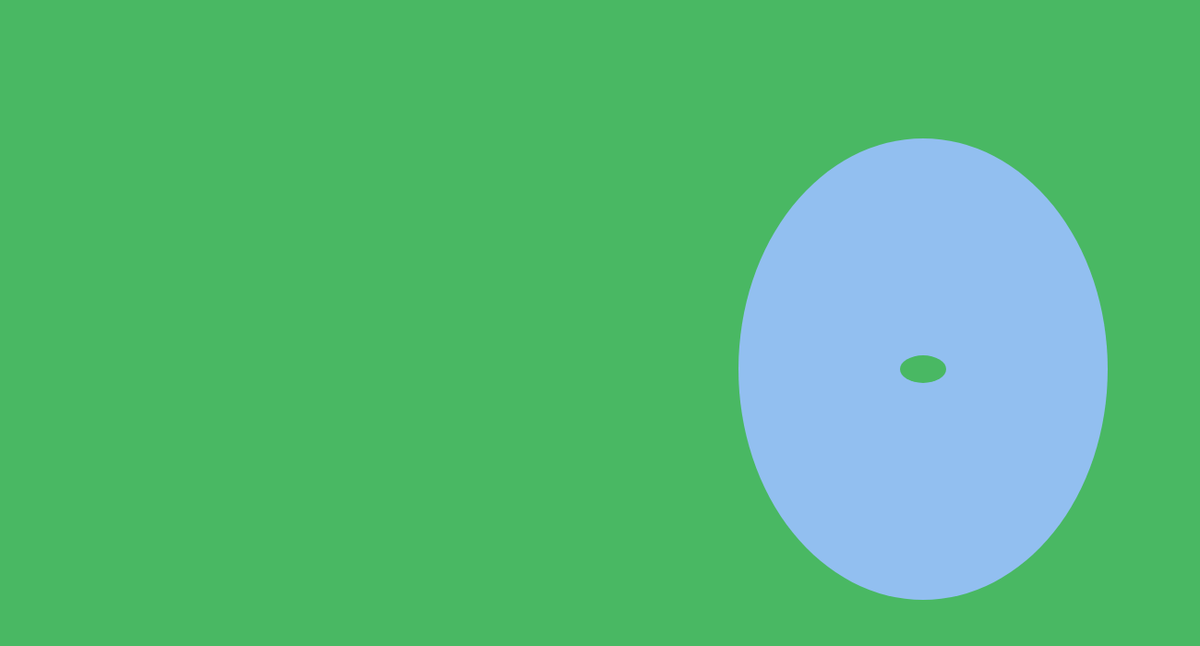
Frame 1 (no input)
Frame 60 (no input): identical to frame 1, image omitted
Frame 120 (the mouse pressed at the canvas centre since frame 60): identical to frame 1, image omitted

The p5.js sketch that drew this single still picture (run headless with seeded random() and noise() and a simulated clock; from frame 60 on, the mouse is pressed at the canvas centre):

// p5.js sketch
// ── sketch.js
function setup() {
  createCanvas(1300, 700);
}

function draw(){
	background(73, 184, 99);
  fill(146, 191, 240)
  noStroke();
  ellipse(1000,400,400,500);
  fill(73, 184, 99);
  ellipse(1000,400,50,30);
}
